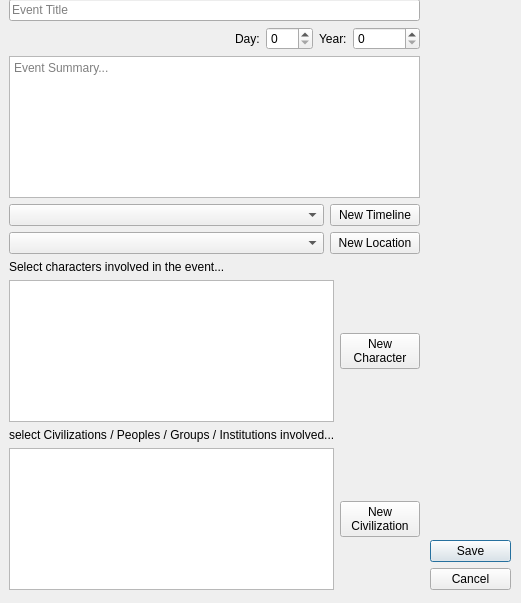
<?xml version="1.0" encoding="UTF-8"?>
<ui version="4.0">
 <class>event_dialog</class>
 <widget class="QDialog" name="event_dialog">
  <property name="geometry">
   <rect>
    <x>0</x>
    <y>0</y>
    <width>521</width>
    <height>603</height>
   </rect>
  </property>
  <property name="windowTitle">
   <string>Composing event...</string>
  </property>
  <property name="toolTip">
   <string/>
  </property>
  <widget class="QDialogButtonBox" name="buttonBox">
   <property name="geometry">
    <rect>
     <x>430</x>
     <y>540</y>
     <width>81</width>
     <height>51</height>
    </rect>
   </property>
   <property name="orientation">
    <enum>Qt::Vertical</enum>
   </property>
   <property name="standardButtons">
    <set>QDialogButtonBox::Cancel|QDialogButtonBox::Save</set>
   </property>
  </widget>
  <widget class="QWidget" name="verticalLayoutWidget">
   <property name="geometry">
    <rect>
     <x>9</x>
     <y>-1</y>
     <width>411</width>
     <height>591</height>
    </rect>
   </property>
   <layout class="QVBoxLayout" name="v_layout">
    <item>
     <widget class="QLineEdit" name="event_title">
      <property name="toolTip">
       <string>Event title, which will be seen in the timeline</string>
      </property>
      <property name="placeholderText">
       <string>Event Title</string>
      </property>
     </widget>
    </item>
    <item>
     <layout class="QHBoxLayout" name="horizontalLayout">
      <item>
       <spacer name="horizontalSpacer">
        <property name="orientation">
         <enum>Qt::Horizontal</enum>
        </property>
        <property name="sizeHint" stdset="0">
         <size>
          <width>40</width>
          <height>20</height>
         </size>
        </property>
       </spacer>
      </item>
      <item>
       <widget class="QLabel" name="label_2">
        <property name="text">
         <string>Day:</string>
        </property>
       </widget>
      </item>
      <item>
       <widget class="QSpinBox" name="day">
        <property name="maximum">
         <number>365</number>
        </property>
       </widget>
      </item>
      <item>
       <widget class="QLabel" name="label">
        <property name="text">
         <string>Year:</string>
        </property>
       </widget>
      </item>
      <item>
       <widget class="QSpinBox" name="year">
        <property name="maximum">
         <number>999999999</number>
        </property>
       </widget>
      </item>
     </layout>
    </item>
    <item>
     <widget class="QPlainTextEdit" name="event_description">
      <property name="toolTip">
       <string>A supplemental description for the event.</string>
      </property>
      <property name="placeholderText">
       <string>Event Summary...</string>
      </property>
     </widget>
    </item>
    <item>
     <layout class="QHBoxLayout" name="horizontalLayout_4">
      <item>
       <widget class="QComboBox" name="timeline">
        <property name="toolTip">
         <string>The timeline in which this event occurs.</string>
        </property>
        <property name="toolTipDuration">
         <number>-1</number>
        </property>
       </widget>
      </item>
      <item>
       <widget class="QPushButton" name="new_timeline_btn">
        <property name="maximumSize">
         <size>
          <width>90</width>
          <height>16777215</height>
         </size>
        </property>
        <property name="text">
         <string>New Timeline</string>
        </property>
       </widget>
      </item>
     </layout>
    </item>
    <item>
     <layout class="QHBoxLayout" name="horizontalLayout_5">
      <item>
       <widget class="QComboBox" name="location">
        <property name="toolTip">
         <string>Location at which the event occurred.</string>
        </property>
        <property name="currentText">
         <string/>
        </property>
       </widget>
      </item>
      <item>
       <widget class="QPushButton" name="new_loc_btn">
        <property name="minimumSize">
         <size>
          <width>90</width>
          <height>0</height>
         </size>
        </property>
        <property name="maximumSize">
         <size>
          <width>90</width>
          <height>16777215</height>
         </size>
        </property>
        <property name="baseSize">
         <size>
          <width>90</width>
          <height>0</height>
         </size>
        </property>
        <property name="text">
         <string>New Location</string>
        </property>
       </widget>
      </item>
     </layout>
    </item>
    <item>
     <widget class="QLabel" name="label_3">
      <property name="text">
       <string>Select characters involved in the event...</string>
      </property>
     </widget>
    </item>
    <item>
     <layout class="QHBoxLayout" name="horizontalLayout_2">
      <item>
       <widget class="QListWidget" name="characters">
        <property name="toolTip">
         <string>Characters involved in the event...</string>
        </property>
        <property name="selectionMode">
         <enum>QAbstractItemView::ExtendedSelection</enum>
        </property>
        <property name="selectionBehavior">
         <enum>QAbstractItemView::SelectColumns</enum>
        </property>
        <property name="sortingEnabled">
         <bool>true</bool>
        </property>
       </widget>
      </item>
      <item>
       <widget class="QPushButton" name="new_char_btn">
        <property name="text">
         <string>New
Character</string>
        </property>
       </widget>
      </item>
     </layout>
    </item>
    <item>
     <widget class="QLabel" name="label_4">
      <property name="text">
       <string>select Civilizations / Peoples / Groups / Institutions involved...</string>
      </property>
     </widget>
    </item>
    <item>
     <layout class="QHBoxLayout" name="horizontalLayout_3">
      <item>
       <widget class="QListWidget" name="civilizations">
        <property name="toolTip">
         <string>Civilizations surrounding the event.</string>
        </property>
        <property name="selectionMode">
         <enum>QAbstractItemView::ExtendedSelection</enum>
        </property>
        <property name="sortingEnabled">
         <bool>true</bool>
        </property>
       </widget>
      </item>
      <item>
       <widget class="QPushButton" name="new_civ_btn">
        <property name="text">
         <string>New
Civilization</string>
        </property>
       </widget>
      </item>
     </layout>
    </item>
   </layout>
  </widget>
 </widget>
 <resources/>
 <connections>
  <connection>
   <sender>buttonBox</sender>
   <signal>accepted()</signal>
   <receiver>event_dialog</receiver>
   <slot>accept()</slot>
   <hints>
    <hint type="sourcelabel">
     <x>248</x>
     <y>254</y>
    </hint>
    <hint type="destinationlabel">
     <x>157</x>
     <y>274</y>
    </hint>
   </hints>
  </connection>
  <connection>
   <sender>buttonBox</sender>
   <signal>rejected()</signal>
   <receiver>event_dialog</receiver>
   <slot>reject()</slot>
   <hints>
    <hint type="sourcelabel">
     <x>316</x>
     <y>260</y>
    </hint>
    <hint type="destinationlabel">
     <x>286</x>
     <y>274</y>
    </hint>
   </hints>
  </connection>
 </connections>
</ui>
